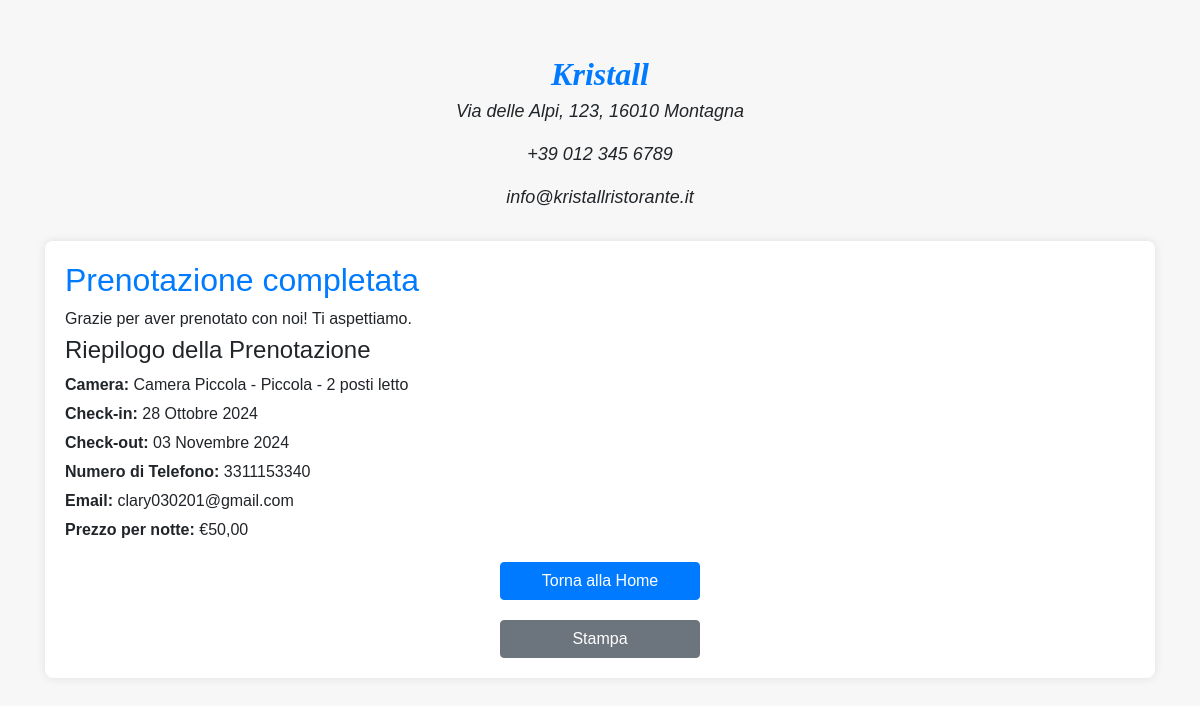
The app's page /core/booking_success/ (signed in) with its own data.
### core/models.py (models this page shows, shortened)
class RoomBooking(models.Model):
    user = models.ForeignKey(User, on_delete=models.CASCADE, null=True, blank=True)
    camera = models.ForeignKey(Camera, on_delete=models.CASCADE)
    start_date = models.DateField()
    end_date = models.DateField()
    numero_telefono = models.CharField(max_length=15)
    email = models.EmailField()
    note = models.TextField(blank=True)
    created_at = models.DateTimeField(auto_now_add=True)
    class Meta:
        verbose_name = "Prenotazione Camera"
        verbose_name_plural = "Prenotazioni Camere"
        ordering = ['start_date']

class Camera(models.Model):
    SMALL = 'small'
    MEDIUM = 'medium'
    LARGE = 'large'
    ROOM_SIZE_CHOICES = [
        (SMALL, 'Piccola'),
        (MEDIUM, 'Media'),
        (LARGE, 'Grande'),
    ]
    tipo = models.CharField(max_length=10, choices=ROOM_SIZE_CHOICES)
    camere_totali = models.IntegerField(default=0)
    nome = models.CharField(max_length=50)
    numero_posti_letto = models.IntegerField(default=1)
    prezzo_per_notte = models.DecimalField(max_digits=10, decimal_places=2)
    descrizione = models.TextField(blank=True)
    MY_CONSTANT = "camere/"
    immagine1 = models.ImageField(upload_to= MY_CONSTANT, blank=True, null=True)
    immagine2 = models.ImageField(upload_to= MY_CONSTANT, blank=True, null=True)
    immagine3 = models.ImageField(upload_to= MY_CONSTANT, blank=True, null=True)
    class Meta:
        verbose_name = "Camera"
        verbose_name_plural = "Camere"

### core/views.py (the view)
# urls.py: path('booking_success/', views.booking_success, name='booking_success'),
def booking_success(request):
    last_booking = RoomBooking.objects.filter(user=request.user).order_by('-created_at').first()
    return render(request, 'core/booking_success.html', {'booking': last_booking})

### core/templates/core/booking_success.html (shortened to what this page needs)
<!doctype html>
<html lang="it">
  <head>
    <link rel="stylesheet" href="https://stackpath.bootstrapcdn.com/bootstrap/4.5.2/css/bootstrap.min.css">
  </head>
  <body>
    <div class="container">
      <div class="hotel-info">
        <div class="hotel-name">Kristall</div>
        <p>Via delle Alpi, 123, 16010 Montagna</p>
        <p>+39 012 345 6789</p>
        <p>info@kristallristorante.it</p>
      </div>
      <div class="booking-summary">
        <h2>Prenotazione completata</h2>
        <p>Grazie per aver prenotato con noi! Ti aspettiamo.</p>
        {% if booking %}
          <h4>Riepilogo della Prenotazione</h4>
          <p><strong>Camera:</strong> {{ booking.camera.nome }} - {{ booking.camera.get_tipo_display }} - {{ booking.camera.numero_posti_letto }} posti letto</p>
          <p><strong>Check-in:</strong> {{ booking.start_date }}</p>
          <p><strong>Check-out:</strong> {{ booking.end_date }}</p>
          <p><strong>Numero di Telefono:</strong> {{ booking.numero_telefono }}</p>
          <p><strong>Email:</strong> {{ booking.email }}</p>
          <p><strong>Prezzo per notte:</strong> €{{ booking.camera.prezzo_per_notte|floatformat:2 }}</p>
        {% else %}
          <p>Nessuna prenotazione trovata.</p>
        {% endif %}
        <a href="{% url 'core_home' %}" class="btn btn-primary btn-home">Torna alla Home</a>
        <button class="btn btn-secondary btn-print" onclick="window.print()">Stampa</button>
      </div>
    </div>
  </body>
</html>

### core/templates/core/booking_success.html (style rules this page uses)
body { font-family: Arial, sans-serif; background-color: #f7f7f7; margin: 0; padding: 0; }
.container { margin-top: 50px; }
.booking-summary { background-color: #ffffff; padding: 20px; border-radius: 8px; box-shadow: 0 0 10px rgba(0, 0, 0, 0.1); }
.booking-summary h2 { color: #007bff; }
.booking-summary p { font-size: 16px; margin: 5px 0; }
.btn-home, .btn-print { display: block; width: 200px; margin: 20px auto 0; }
.hotel-info { text-align: center; margin-bottom: 30px; font-style: italic; font-size: 18px; }
.hotel-name { font-family: 'Georgia', serif; font-size: 32px; font-weight: bold; color: #007bff; }

### records on screen
RoomBooking: camera.nome "Camera Piccola", camera.tipo "Piccola", camera.numero_posti_letto "2", start_date "28 Ottobre 2024", end_date "03 Novembre 2024", numero_telefono "3311153340", email "clary030201@gmail.com", camera.prezzo_per_notte "50,00"
